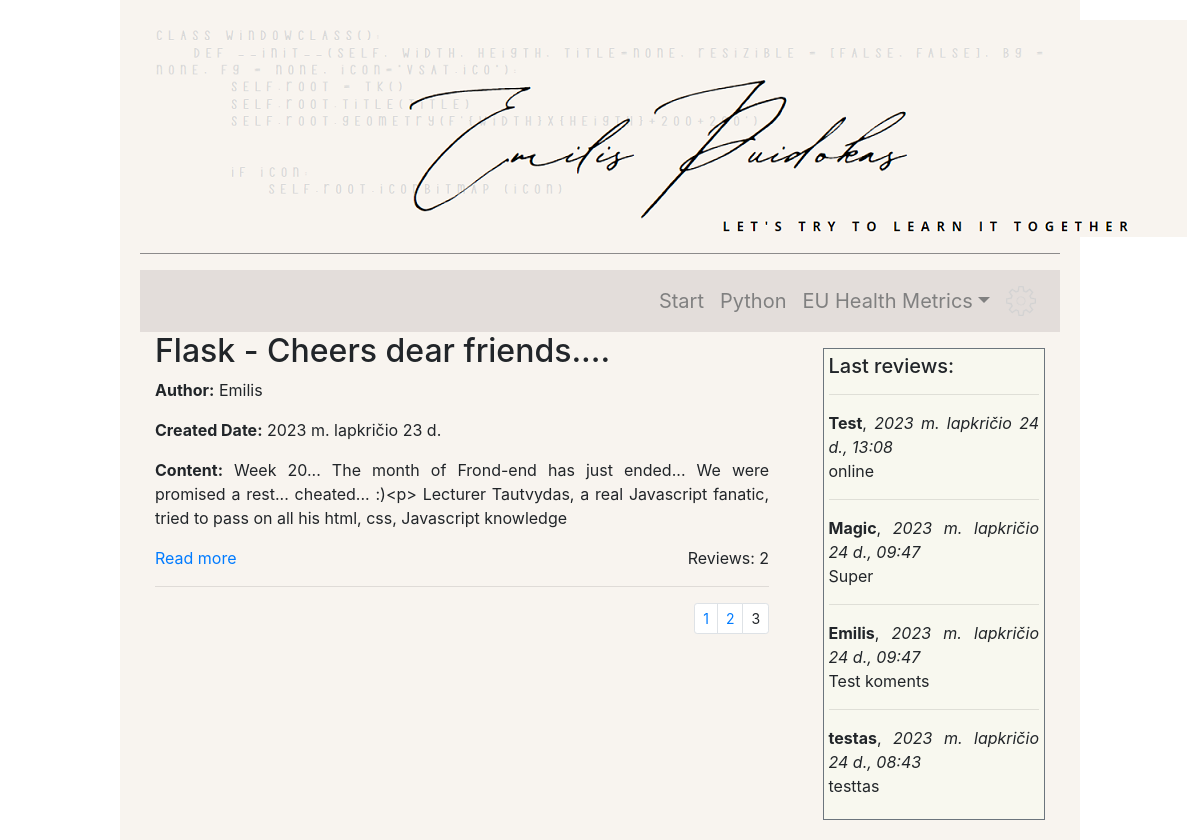
/portfolio/?page=3, run on the app's committed database.
### portfolio/models.py (models this page shows, shortened)
class Pages(models.Model):
    title = models.CharField('Title', max_length=300, null=False)
    author = models.CharField('Author', max_length=100, null=False)
    created_data = models.DateField(auto_created=True, default=timezone.now)
    content = models.TextField('Primary_text', null=False)
    text = models.TextField("Secondary_text", null=True)
    images = models.ImageField('Image', upload_to='media/img', null=True, blank=True)
    downloads = models.FileField(upload_to='download', null=True, blank=True)
    href_to_site = models.CharField('link to site', max_length=200, null=True)
    href_name = models.CharField('link', max_length=50, null=True)
    href_to_github = models.CharField('link to Github', max_length=200, null=True)
    class Meta:
        verbose_name = 'Page'
        verbose_name_plural = 'Pages'
        ordering = ['title']

class PageReview(models.Model):
    title = models.ForeignKey('Pages', on_delete=models.SET_NULL, null=True, blank=True)
    reviewer = models.CharField('Reviewer', max_length=100, null=False)
    data_created = models.DateTimeField(auto_now_add=True)
    content = models.TextField('Review', max_length=2000)
    class Meta:
        verbose_name = 'Review'
        verbose_name_plural = 'Reviews'
        sorted('data_created')

### portfolio/views.py (the view)
# urls.py: path('', views.index, name='index'),
def index(request):
    custom_order = [4, 2, 3, 7, 6, 5, 1]
    paginator = Paginator(Pages.objects.filter(pk__in=custom_order).order_by("pk"), 3)
    page_number = request.GET.get("page")
    pages = paginator.get_page(page_number)
    for page in pages:
        count = PageReview.objects.filter(title_id=page.pk).count()
        setattr(page, "review_count", count)
    reviews = PageReview.objects.all().order_by("-data_created")
    return render(request, "index.html", {"pages": pages, "reviews": reviews})

### portfolio/templates/index.html (shortened to what this page needs)
{% extends "base.html" %}
{% block "content" %}
<div style="overflow: hidden;">
    <div style="float: left; width: 69%; text-align: justify;">
        {% for page in pages %}
        <h2>{{ page.title }}</h2>
        <p><strong>Author:</strong> {{ page.author }}</p>
        <p><strong>Created Date:</strong> {{ page.created_data }}</p>
        <p><strong>Content:</strong> {{ page.content|slice:":200" }}</p>
        <div style="overflow: hidden;">
            <div style="float: left;"><a href="{% url 'single_page_view' pk=page.pk %}">Read more</a></div>
            <div style="float: right;">Reviews: {{ page.review_count }}</div>
        </div>
        <hr>
        {% endfor %}
        <nav aria-label="...">
            {% if pages.has_other_pages %}
            <ul class="pagination pagination-sm justify-content-end">
                {% for i in pages.paginator.page_range %}
                {% if pages.number == i %}
                <li class="page-item secondary">
                    <a class="page-link">{{ i }}</a>
                </li>
                {% else %}
                <li class="page-item secondary">
                    <a class="page-link" href="?page={{ i }}">{{ i }}</a>
                </li>
                {% endif %}
                {% endfor %}
            </ul>
            {% endif %}
        </nav>
    </div>
    <div class="border border-secondary"
         style="float: right; background-color: #f8f8ef; width: 25%; text-align: justify; ">
        <div style="padding: 5px;">
            <h5>Last reviews:</h5>
            {% for review in reviews|slice:"0:4" %}
            <hr>
            <strong>{{ review.reviewer }}</strong>, <em> {{ review.data_created }}</em>
            <p>{{ review.content|slice:":50" }}</p>
            {% endfor %}
        </div>
    </div>
</div>
{% endblock %}

### portfolio/static/css/styles.css (style rules this page uses)
body { margin: 0 auto; max-width: 80%; }

### data on the page
Pages: title "Flask - Cheers dear friends....", author "Emilis", created_data "2023 m. lapkričio 23 d.", content "Week 20... The month of Frond-end has just ended... We were promised a rest... cheated... :)<p> Lecturer Tautvydas, a real Javascript fanatic, tried to pass on all his html, css, Javascript knowledge", review_count "2"
PageReview: reviewer "Test", data_created "2023 m. lapkričio 24 d., 13:08", content "online"
PageReview: reviewer "Magic", data_created "2023 m. lapkričio 24 d., 09:47", content "Super"
PageReview: reviewer "Emilis", data_created "2023 m. lapkričio 24 d., 09:47", content "Test koments"
PageReview: reviewer "testas", data_created "2023 m. lapkričio 24 d., 08:43", content "testtas"

### other printed values
{{ i }} "1" "2"
{{ i }} "3"
